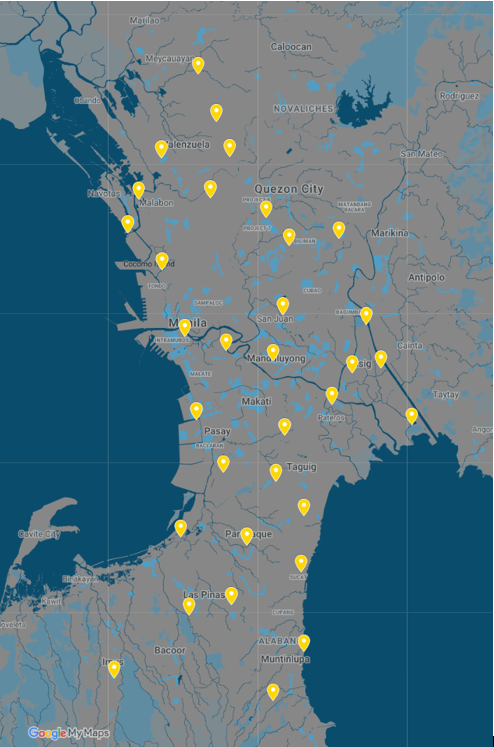
#> input picture smallPoteka.jpg, 494 x 747 px, found by its file name
$ python openCVTest.py
#> lines starting #> are read from the running program, lines starting #| are printed output that depends on the picture; after the words box and inside, x2 and y2 are one past the last pixel; in counts of white or black regions, pixels touching at a corner belong together
import numpy as np
import cv2 as cv


def draw_circle(event,x,y,flags,param):
    if event == cv.EVENT_LBUTTONDBLCLK:
        cv.circle(img,(x,y),2,(255,0,0),-1)
        print('x: '+str(x)+ '   y: '+str(y))

alpha = 0.5

# Load an color image in grayscale
img = cv.imread('C:\\Users\\Kyle Bartido\\Documents\\FTP\\smallPoteka.jpg',1)
#> img is the input picture: shape (747, 494, 3); mean B, G, R 129, 117.5, 89.9
overlay = img.copy()
output = img.copy()

cv.namedWindow('image')
cv.setMouseCallback('image',draw_circle)

cv.rectangle(overlay, (420, 205), (595, 385),
		(0, 0, 255), -1)
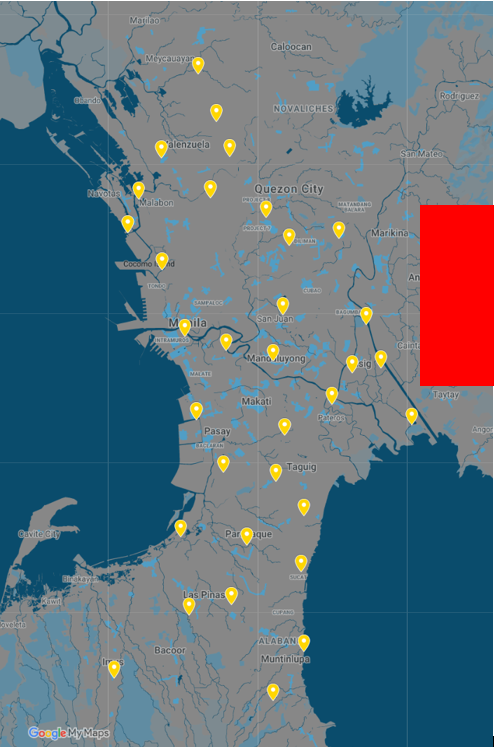
#> overlay: shape (747, 494, 3); 3.63% of pixels changed, all inside (x1, y1, x2, y2) = (420, 205, 494, 386)

cv.addWeighted(overlay, alpha, output, 1 - alpha,
		0, output)
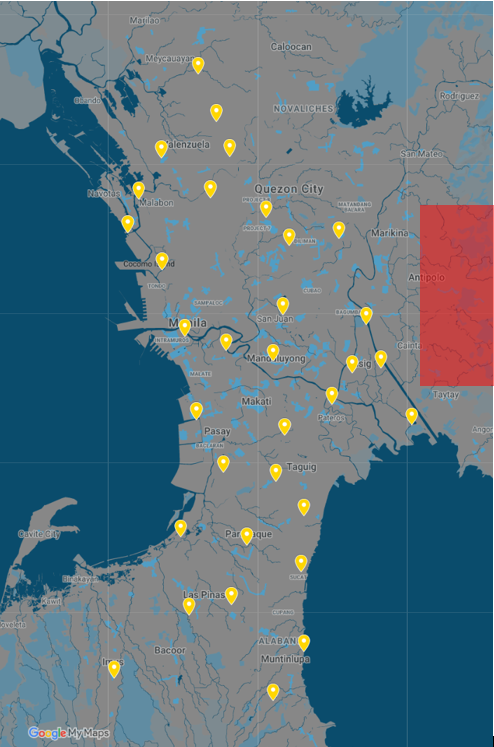
#> output: shape (747, 494, 3); 3.63% of pixels changed, all inside (x1, y1, x2, y2) = (420, 205, 494, 386)

while(1):
    cv.imshow('Output',output)
    cv.imshow('image',img)
    if cv.waitKey(20) & 0xFF == 27:
#> (key Esc is pressed here)
        break
cv.destroyAllWindows()
